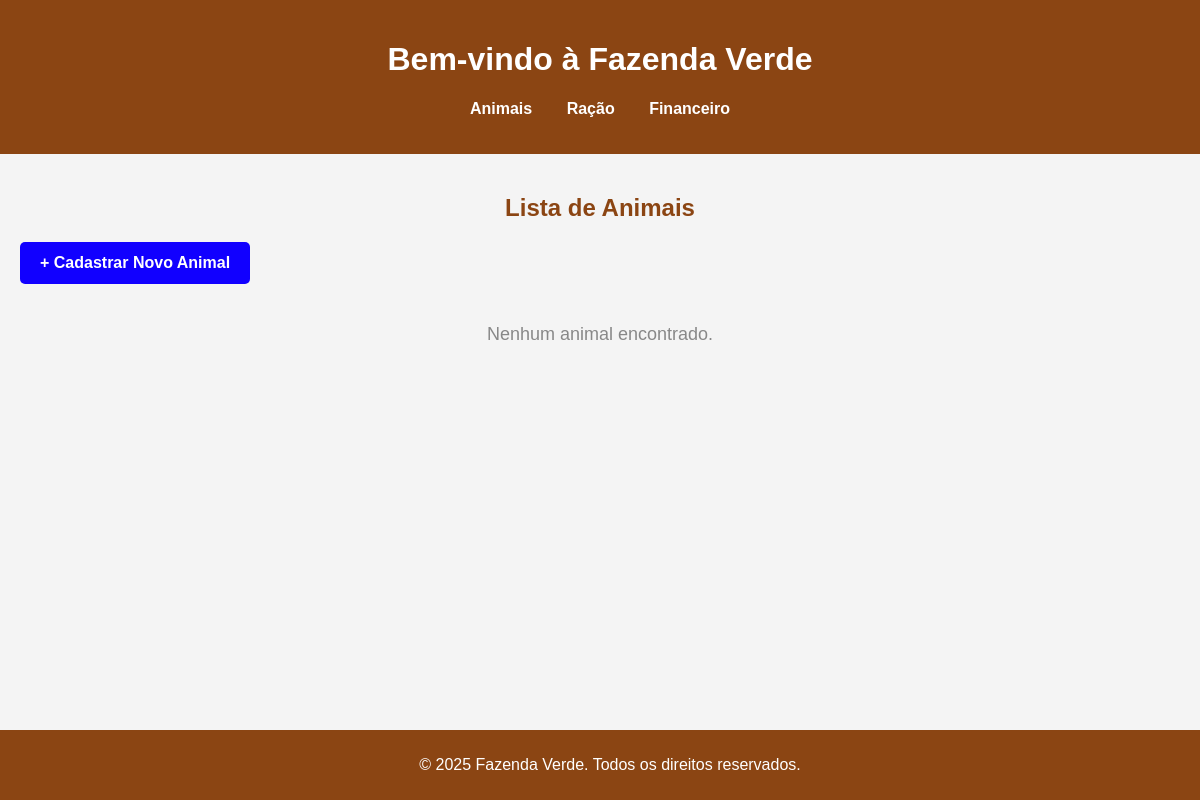
Before: /listar_animais/ with the older database file.
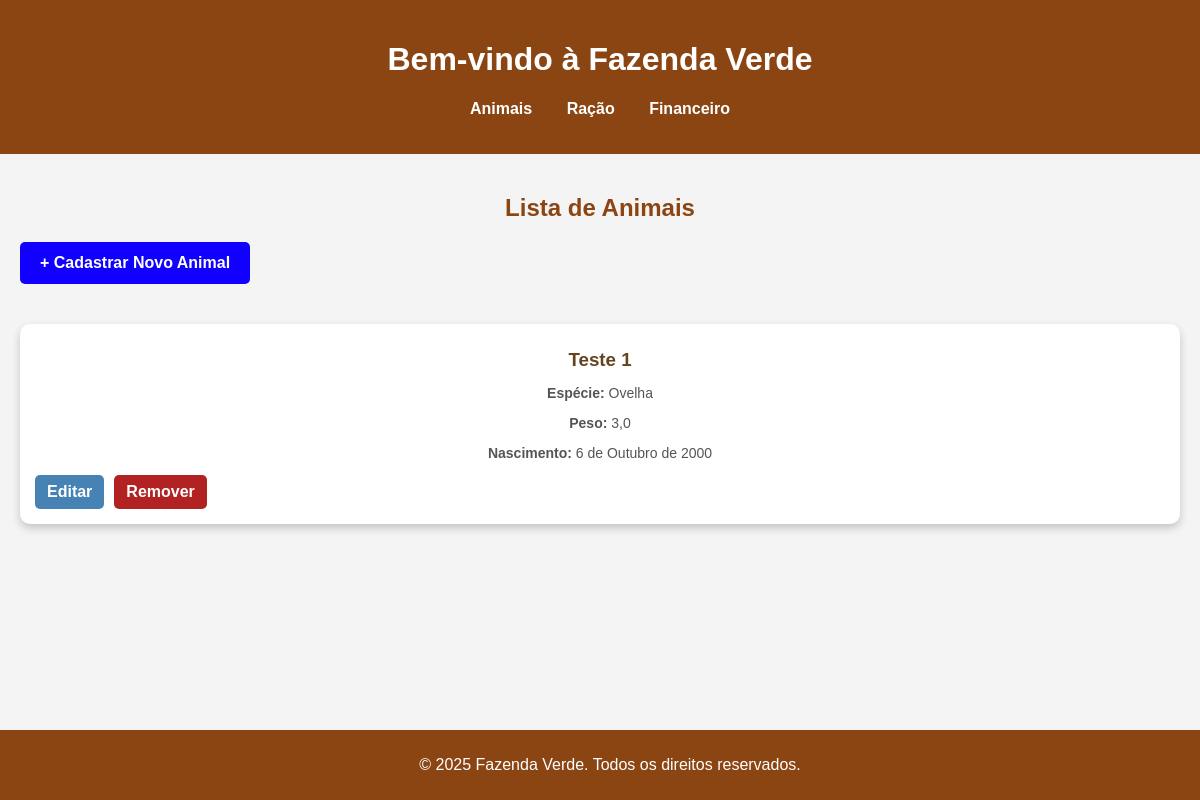
After: the same page with the newer database file.
### Fazenda/models.py (models this page shows, shortened)
class Animal(models.Model):
    nome = models.CharField(max_length=100)
    especie = models.ForeignKey(Especie, on_delete=models.CASCADE)
    data_nascimento = models.DateField()
    peso = models.FloatField()
    data_de_cadastro = models.DateTimeField()

class Especie(models.Model):
    nome = models.CharField(max_length=100)
    def __str__(self):
        return self.nome

### Fazenda/views.py (the view)
# urls.py: path('listar_animais/', listar_animais, name="listar_animais"),
def listar_animais(request):
    animais = Animal.objects.all()
    especies = Especie.objects.all()
    return render(request, 'animais/listar_animais.html', {'animais': animais, 'especies': especies})

### Fazenda/templates/animais/listar_animais.html (shortened to what this page needs)
{% extends "layout/base.html" %}
{% load static %}
{% block content %}
<div class="container">
    <h2 class="title">Lista de Animais</h2>
    <div class="bnt-container">
        <a href="{% url "cadastrar_animais" %}" class="btn-cadastrar">+ Cadastrar Novo Animal</a>
    </div>
    {% if animais %}
        <div class="animal-grid">
            {% for animal in animais %}
                <div class="animal-card">
                    <div class="animal-info">
                        <h3>{{ animal.nome }} {{animal.id}}</h3>
                        <p><strong>Espécie:</strong> {{ animal.especie }}</p>
                        <p><strong>Peso:</strong> {{ animal.peso }}</p>
                        <p><strong>Nascimento:</strong> {{ animal.data_nascimento }}</p>
                        <div class="action-buttons">
                            <a href="{% url "editar_animais" animal.id %}" class="btn-editar">Editar</a>
                            <a href="{% url "remover_animal" animal.id %}" class="btn-remover">Remover</a>
                        </div>
                    </div>
                </div>
            {% endfor %}
        </div>
    {% else %}
        <p class="no-animals">Nenhum animal encontrado.</p>
    {% endif %}
</div>
{% endblock content %}

Changed rows visible on the page:
added Animal: nome "Teste", id "1", especie "Ovelha", peso "3,0", data_nascimento "6 de Outubro de 2000"
Other visible differences:
text no longer shown: "Nenhum animal encontrado."
